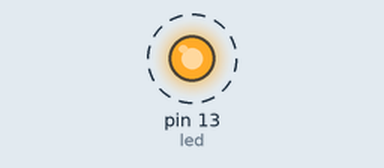
The sketch below on a simulated Arduino Uno, built with avr-gcc and run on an emulated ATmega328P. On the bench: output pins drawn as LEDs (lit = HIGH). Dashed ring = blinking.

Above: at 0.2 s.
Timing chart, 0 to 3.0 s (numbered marks = the images above):
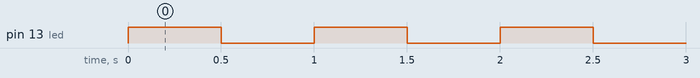

The sketch:

Goto___delay.ino
```cpp
#define led LED_BUILTIN

void setup() {
  Serial.begin(9600);
  pinMode(led, OUTPUT);
}

void loop() {
 digitalWrite(led, 1);
 delay(500);
 digitalWrite(led, 0);
 delay(500);
}
```

Measured:
- by itself, pin 13 (led): alternates HIGH for 0.50 s and LOW for 0.50 s
